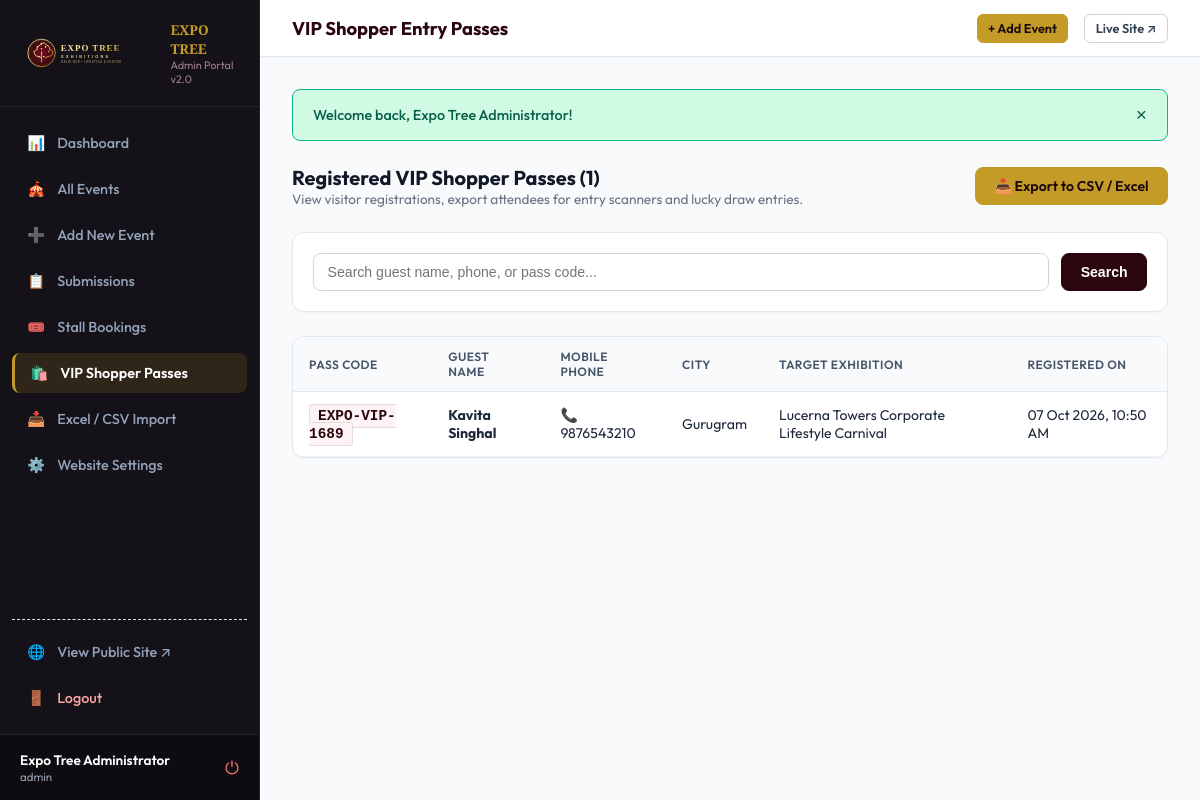
Screenshot of /admin/shopper-passes.php (signed in) with the database file from the repository.
### tables this page shows
CREATE TABLE `shopper_passes` (
  `id` int(11) NOT NULL AUTO_INCREMENT,
  `pass_code` varchar(50) NOT NULL,
  `event_id` int(11) DEFAULT NULL,
  `name` varchar(150) NOT NULL,
  `phone` varchar(30) NOT NULL,
  `city` varchar(100) NOT NULL,
  `created_at` timestamp NOT NULL DEFAULT current_timestamp(),
  PRIMARY KEY (`id`),
  UNIQUE KEY `pass_code` (`pass_code`)
);

CREATE TABLE `events` (
  `id` int(11) NOT NULL AUTO_INCREMENT,
  `title` varchar(255) NOT NULL,
  `slug` varchar(255) NOT NULL,
  `category` varchar(100) DEFAULT 'Lifestyle & Festive',
  `event_type` varchar(100) NOT NULL DEFAULT 'Exhibition',
  `start_date` date NOT NULL,
  `end_date` date NOT NULL,
  `date_display` varchar(100) DEFAULT NULL,
  `venue` varchar(255) NOT NULL,
  `city` varchar(100) NOT NULL,
  `state` varchar(100) NOT NULL DEFAULT 'Delhi NCR',
  `pincode` varchar(20) DEFAULT NULL,
  `address` text DEFAULT NULL,
  `location_type` varchar(50) DEFAULT 'Outdoors',
  `footfall` varchar(100) DEFAULT NULL,
  `gentry` varchar(100) DEFAULT 'Middle Class',
  `timings` varchar(100) DEFAULT '10:00 AM - 8:00 PM',
  `layout_type` varchar(100) DEFAULT 'First come first serve',
  `fan_charge` varchar(50) DEFAULT '300 RS',
  `price_shopping_canopy` decimal(10,2) DEFAULT NULL,
  `price_shopping_table1` decimal(10,2) DEFAULT NULL,
  `price_shopping_table2` decimal(10,2) DEFAULT NULL,
  `price_food_canopy` decimal(10,2) DEFAULT NULL,
  `price_food_table2` decimal(10,2) DEFAULT NULL,
  `price_promotional` varchar(100) DEFAULT '10k onwards',
  `daily_stall_price` decimal(10,2) NOT NULL DEFAULT 5000.00,
  `total_stalls` int(11) NOT NULL DEFAULT 20,
  `available_stalls` int(11) NOT NULL DEFAULT 20,
  `booked_stalls` int(11) NOT NULL DEFAULT 0,
  `stall_sizes` varchar(255) DEFAULT 'Canopy: 3x3m • Table: 6x2ft',
  `facilities` text DEFAULT NULL,
  `booking_instructions` text DEFAULT NULL,
  `terms_conditions` text DEFAULT NULL,
  `description` text DEFAULT NULL,
  `image_url` varchar(500) DEFAULT NULL,
  `banner_url` varchar(500) DEFAULT NULL,
  `venue_images_json` text DEFAULT NULL,
  `highlights` text DEFAULT NULL,
  `map_link` text DEFAULT NULL,
  `organizer_name` varchar(150) DEFAULT 'Expo Tree Exhibitions',
  `organizer_company` varchar(150) DEFAULT 'Expo Tree Events Pvt Ltd',
  `organizer_phone` varchar(30) DEFAULT '9811175057',
  `organizer_whatsapp` varchar(30) DEFAULT '9811175057',
  `organizer_email` varchar(150) DEFAULT 'expotreeexhibitions@gmail.com',
  `organizer_website` varchar(255) DEFAULT NULL,
  `status` enum('draft','pending','approved','published','unpublished','rejected','active','inactive','archived') NOT NULL DEFAULT 'published',
  `is_featured` tinyint(1) NOT NULL DEFAULT 0,
  `source` enum('admin','organizer_submission') NOT NULL DEFAULT 'admin',
  `rejection_reason` text DEFAULT NULL,
  `created_at` timestamp NOT NULL DEFAULT current_timestamp(),
  `updated_at` timestamp NOT NULL DEFAULT current_timestamp() ON UPDATE current_timestamp(),
  PRIMARY KEY (`id`),
  UNIQUE KEY `slug` (`slug`),
  KEY `idx_slug` (`slug`),
  KEY `idx_dates` (`start_date`,`end_date`),
  KEY `idx_city` (`city`),
  KEY `idx_type` (`event_type`),
  KEY `idx_status` (`status`)
);

### includes/functions.php (called while the page is built, shortened)
<?php
function e($value) {
    return htmlspecialchars((string)($value ?? ''), ENT_QUOTES, 'UTF-8');
}
function sanitize($value) {
    return trim(strip_tags((string)$value));
}

### admin/shopper-passes.php (the view, shortened to what this page needs)
<?php
require_once __DIR__ . '/../includes/db.php';
require_once __DIR__ . '/../includes/functions.php';
$search = sanitize($_GET['q'] ?? '');
$sql = "
    SELECT sp.*, e.title as event_title, e.city as event_city
    FROM shopper_passes sp
    LEFT JOIN events e ON sp.event_id = e.id
    WHERE 1=1
";
$params = [];
$sql .= " ORDER BY sp.created_at DESC";
$stmt = $pdo->prepare($sql);
$stmt->execute($params);
$passes = $stmt->fetchAll();
require_once __DIR__ . '/includes/admin-header.php';
?>
<div style="display: flex; justify-content: space-between; align-items: center; margin-bottom: 1.5rem; flex-wrap: wrap; gap: 1rem;">
  <div>
    <h3 style="font-size: 1.25rem; font-weight: 700; color: #111827;">Registered VIP Shopper Passes (<?= count($passes) ?>)</h3>
    <p style="font-size: 0.85rem; color: #6b7280;">View visitor registrations, export attendees for entry scanners and lucky draw entries.</p>
  </div>
  <a href="shopper-passes.php?export=csv" class="admin-btn admin-btn-gold">
    <span>📥 Export to CSV / Excel</span>
  </a>
</div>
<div class="admin-card" style="margin-bottom: 1.5rem; padding: 1.25rem;">
  <form method="GET" action="shopper-passes.php" style="display: flex; gap: 0.75rem;">
    <input type="text" name="q" value="<?= e($search) ?>" placeholder="Search guest name, phone, or pass code..."
           style="flex: 1; padding: 0.65rem 0.85rem; border: 1px solid #d1d5db; border-radius: 8px; font-size: 0.88rem;" />
    <button type="submit" class="admin-btn admin-btn-burgundy">Search</button>
  </form>
</div>
<div class="admin-card">
  <div style="overflow-x: auto;">
    <table class="admin-table">
      <thead>
        <tr>
          <th>Pass Code</th>
          <th>Guest Name</th>
          <th>Mobile Phone</th>
          <th>City</th>
          <th>Target Exhibition</th>
          <th>Registered On</th>
        </tr>
      </thead>
      <tbody>
        <?php if (empty($passes)): ?>
          <tr><td colspan="6" style="text-align: center; color: #888; padding: 2.5rem;">No shopper passes found.</td></tr>
        <?php else: ?>
          <?php foreach ($passes as $p): ?>
            <tr>
              <td>
                <strong style="font-family: monospace; font-size: 0.9rem; color: var(--admin-burgundy); background: #fdf2f4; padding: 0.2rem 0.5rem; border-radius: 4px; border: 1px solid #ebdada;">
                  <?= e($p['pass_code']) ?>
                </strong>
              </td>
              <td><strong><?= e($p['name']) ?></strong></td>
              <td>
                <a href="tel:<?= e($p['phone']) ?>" style="color: inherit; text-decoration: none;">📞 <?= e($p['phone']) ?></a>
              </td>
              <td><?= e($p['city']) ?></td>
              <td>
                <?= !empty($p['event_title']) ? e($p['event_title']) : '<span style="color:#888;">All Exhibitions</span>' ?>
              </td>
              <td><?= date('d M Y, h:i A', strtotime($p['created_at'])) ?></td>
            </tr>
          <?php endforeach; ?>
        <?php endif; ?>
      </tbody>
    </table>
  </div>
</div>
<?php require_once __DIR__ . '/includes/admin-footer.php'; ?>

### admin/includes/admin-header.php (style rules this page uses)
:root { --admin-bg: #f8fafc; --admin-sidebar-bg: #141118; --admin-card-bg: #ffffff; --admin-gold: #c59b27; --admin-gold-hover: #b0881e; --admin-burgundy: #2c060e; --admin-border: #e2e8f0; --admin-text-dark: #0f172a; --admin-text-muted: #64748b; }
* { box-sizing: border-box; margin: 0; padding: 0; }
body { font-family: 'Outfit', -apple-system, BlinkMacSystemFont, 'Segoe UI', Roboto, sans-serif; background: var(--admin-bg); color: var(--admin-text-dark); min-height: 100vh; display: flex; }
.admin-btn { display: inline-flex; align-items: center; gap: 0.4rem; padding: 0.55rem 1.15rem; border-radius: 8px; font-size: 0.88rem; font-weight: 600; text-decoration: none; cursor: pointer; border: 1px solid transparent; transition: all 0.2s; }
.admin-btn-gold { background: var(--admin-gold); color: #1a080c; border-color: var(--admin-gold); }
.admin-btn-burgundy { background: var(--admin-burgundy); color: #ffffff; border-color: var(--admin-burgundy); }
.admin-card { background: #ffffff; border-radius: 12px; border: 1px solid var(--admin-border); box-shadow: 0 1px 3px 0 rgba(0, 0, 0, 0.04); margin-bottom: 2rem; overflow: hidden; }
.admin-table { width: 100%; border-collapse: collapse; font-size: 0.88rem; text-align: left; }
.admin-table th { background: #f8fafc; padding: 0.75rem 1rem; font-weight: 600; color: #475569; border-bottom: 1px solid var(--admin-border); text-transform: uppercase; font-size: 0.75rem; letter-spacing: 0.04em; }
.admin-table td { padding: 0.85rem 1rem; border-bottom: 1px solid #f1f5f9; vertical-align: middle; color: #1e293b; }

### rows the page displays
shopper_passes: pass_code "EXPO-VIP-1689", name "Kavita Singhal", phone "9876543210", city "Gurugram", event.title "Lucerna Towers Corporate Lifestyle Carnival", created_at "07 Oct 2026, 10:50 AM"

### other values shown
$_SESSION['admin_name'] "Expo Tree Administrator"
$_SESSION['admin_username'] "admin"
$adminTitle "VIP Shopper Entry Passes"
$flash['message'] "Welcome back, Expo Tree Administrator!"
count($passes) "1"
